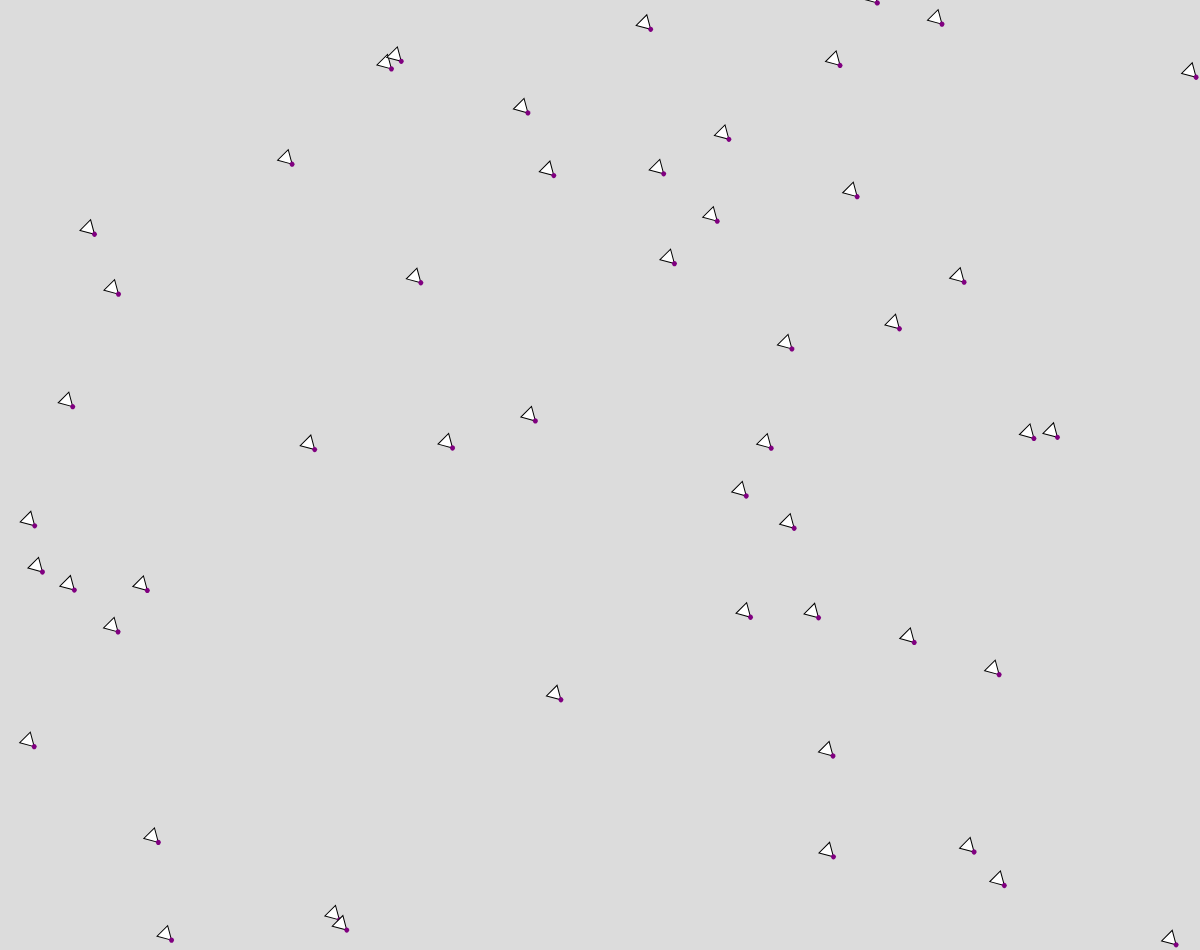
Frame 1 (no input)
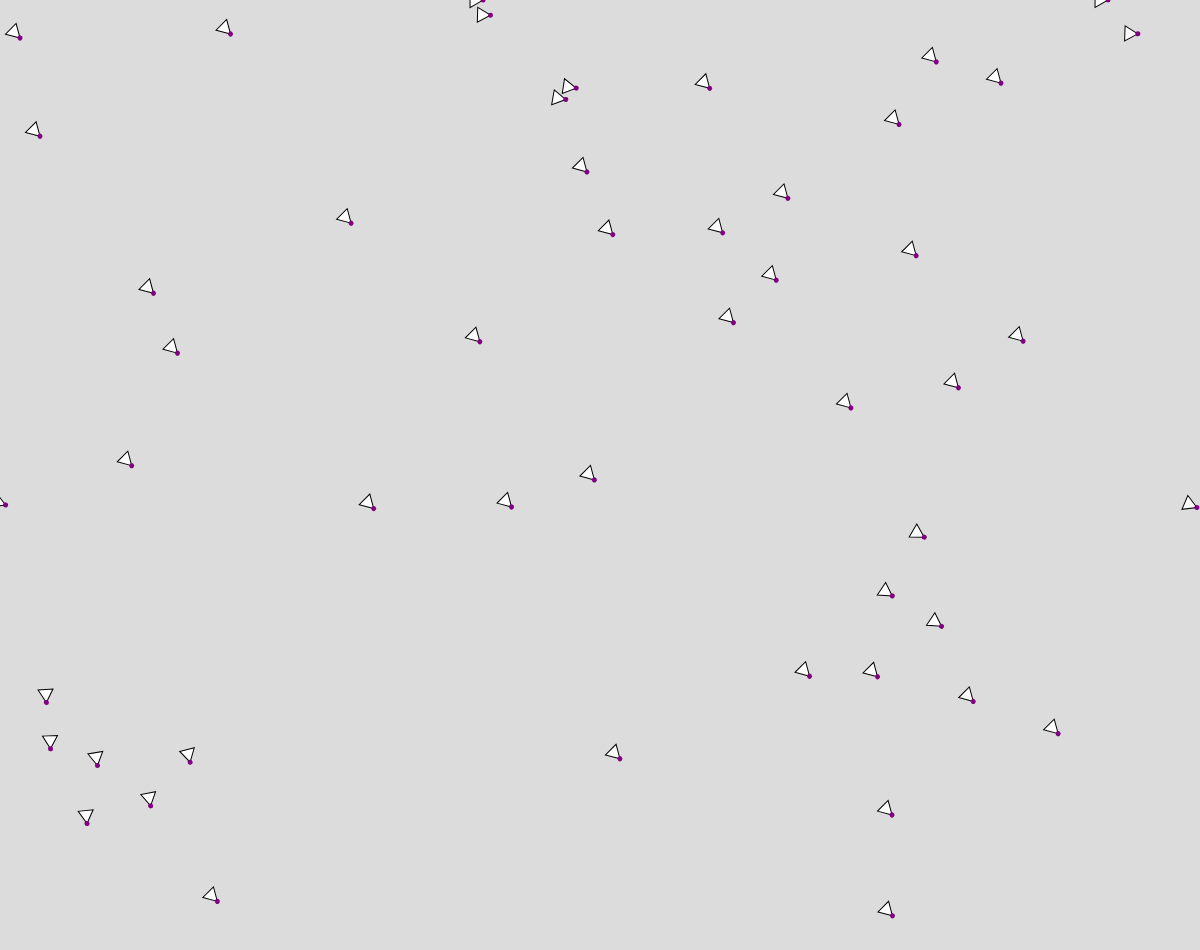
Frame 60 (no input)
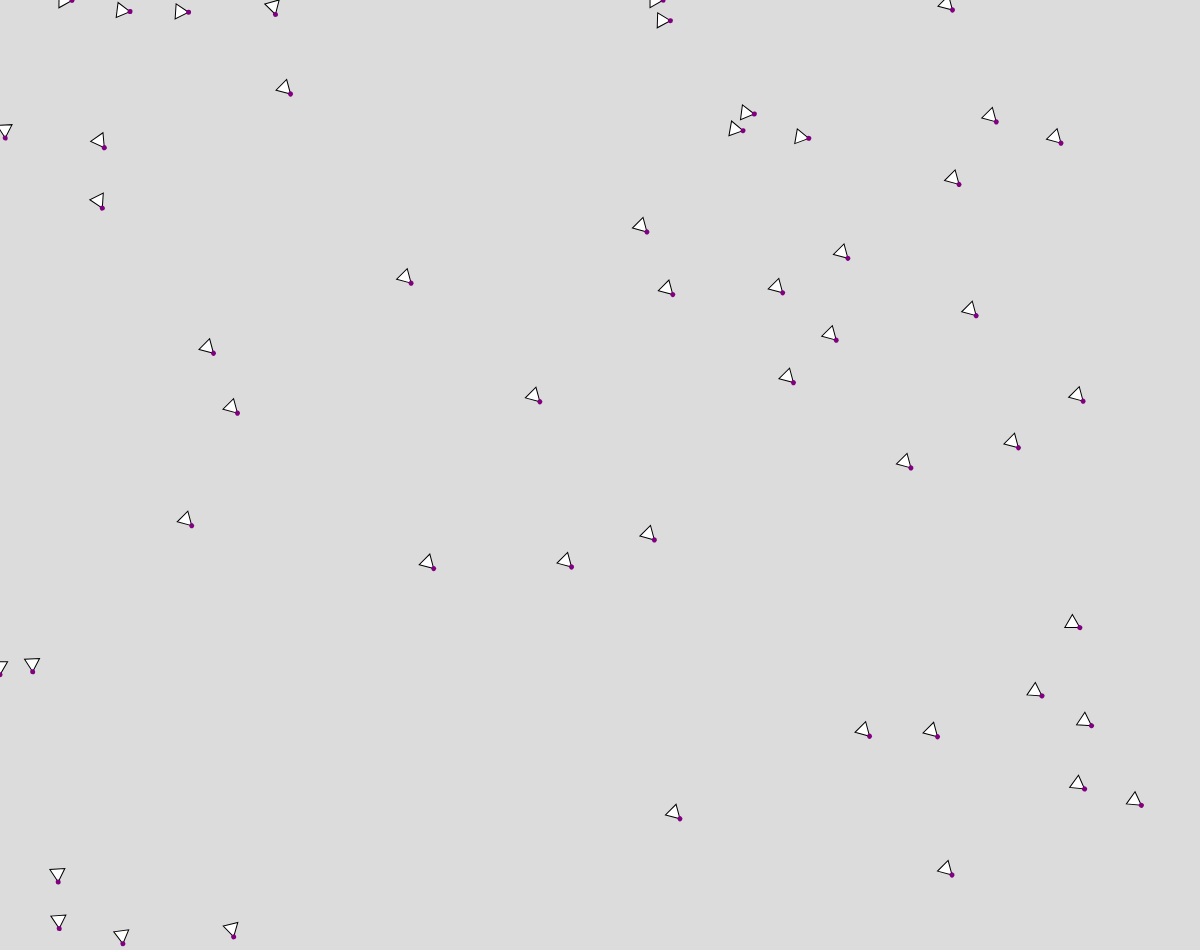
Frame 120 (the mouse pressed at the canvas centre since frame 60)

The p5.js sketch that drew these frames (run headless with seeded random() and noise() and a simulated clock; from frame 60 on, the mouse is pressed at the canvas centre):

// p5.js sketch
// ── sketch.js
let bird;
let birds;
let des = 15;
let tam = 50;
let aDist = 80;
let cDist = 80;
let sDist = 80;
let MAXSPEED = 2;

function setup() {
  createCanvas(windowWidth, windowHeight - 50);
  angleMode(DEGREES);
  bird = new Bird(width, height, 0);
  birds = [];
  for(let i = 0; i < tam; i++) {
    let x = random(0, width);
    let y = random(0, height);
    birds[i] = new Bird(x, y, 1, 1);
  }
  MAXSPEED = createSlider(0.5, 15, 3, 0);
  aDist = createSlider(0, 150, 60, 0);
  cDist = createSlider(0, 150, 60, 0);
  sDist = createSlider(0, 150, 60, 0);

  if(width < 1000) {
    MAXSPEED.size(250)
    aDist.size(200);
    cDist.size(200);
    sDist.size(200);
  }
  else {
    aDist.size(100);
    cDist.size(100);
    sDist.size(100);
  }
}

function draw() {
  background(220);
  for(let i = 0; i < tam; i++){
    birds[i].create();
  }
  
  birds = verify(birds);
  
  // bird.create();
  // bird.move(0.8 , 0);
}

function verify(birds) {
  let newBirds = [];
  for(let i = 0; i < tam; i++){
    let move = [0, 0];
    let aDif = [0, 0];
    let cDif = [0, 0];
    let sDif = [0, 0];
    let aCount = 0;
    let cCount = 0;
    for(let j = 0; j < tam; j++) {
      if(birds[i] !== birds[j]) {
        distance = dist(birds[i].x, birds[i].y, birds[j].x, birds[j].y);
        if(distance < aDist.value()) {
          aDif[0] += birds[j].vx;
          aDif[1] += birds[j].vy;
          aCount++;
        }
        if(distance < cDist.value()) {
          cDif[0] += birds[j].x;
          cDif[1] += birds[j].y;
          cCount++;
        }
        if(distance < sDist.value()) {
          sDif[0] -= (birds[j].x - birds[i].x);
          sDif[1] -= (birds[j].y - birds[i].y);
        }
      }
    
    }
    if(aCount > 0) {
      aDif[0] /= aCount;
      aDif[1] /= aCount;
    }
    if(cCount > 0) {
      cDif[0] /= cCount;
      cDif[1] /= cCount;
      // cDif[0] -= birds[i].x;
      // cDif[1] -= birds[i].y;
    }
    
    let result = [0, 0];
    result[0] = aDif[0] + cDif[0] + sDif[0];
    result[1] = aDif[1] + cDif[1] + sDif[1];
    newBirds[i] = new Bird(birds[i].x, birds[i].y, birds[i].vx, birds[i].vy);
    newBirds[i].move(result[0], result[1]);
    //print(result[0], result[1]);
    
  }
    
  return newBirds;
}

class Bird {
  constructor(x, y, vx, vy) {
    this.angle = 30;
    this.x = x;
    this.y = y;
    this.vx = vx;
    this.vy = vy;
    this.rot = 0;
  }
  
  create() {
    let x2, x3;
    let y2, y3;
    let x1 = this.x;
    let y1 = this.y;
    let angle = this.angle;
    
    x2 = x1 - cos(angle) * des;
    x3 = x1 - cos(angle) * des;
    y2 = y1 - sin(angle) * des;
    y3 = y1 + sin(angle) * des;
    
    let t;
    if(this.vx === 0){
      t = 0;
    }
    else {
      t = this.vy / this.vx; 
    }
    
    this.rot = atan(t);
    this.rot = atan2(this.vy, this.vx)
    push();
    translate(this.x, this.y);
    rotate(this.rot);
    
    triangle(0, 0, x2 - this.x, y2 - this.y, x3 - this.x, y3 - this.y);
    stroke('purple');
    strokeWeight(5);
    point(0, 0);
    pop();
  }
  
  move(x, y) {
    this.vx += x;
    this.vy += y;
    
    let speed = sqrt(this.vx*this.vx + this.vy*this.vy);
    
    
    if(speed > MAXSPEED.value()){
      let s = MAXSPEED.value() / speed;
      this.vx *= s;
      this.vy *= s;
    }
    
    // print(this.vx, this.vy);
    
    this.x += this.vx;
    this.y += this.vy;
    
    if(this.x > width + des){
      this.x = 0;
    }
    else if(this.x <= -des){
      this.x = width;
    }
    if(this.y > height + des){
      this.y = 0;
    }
    else if(this.y <= -des){
      this.y = height;
    }
  }
}
